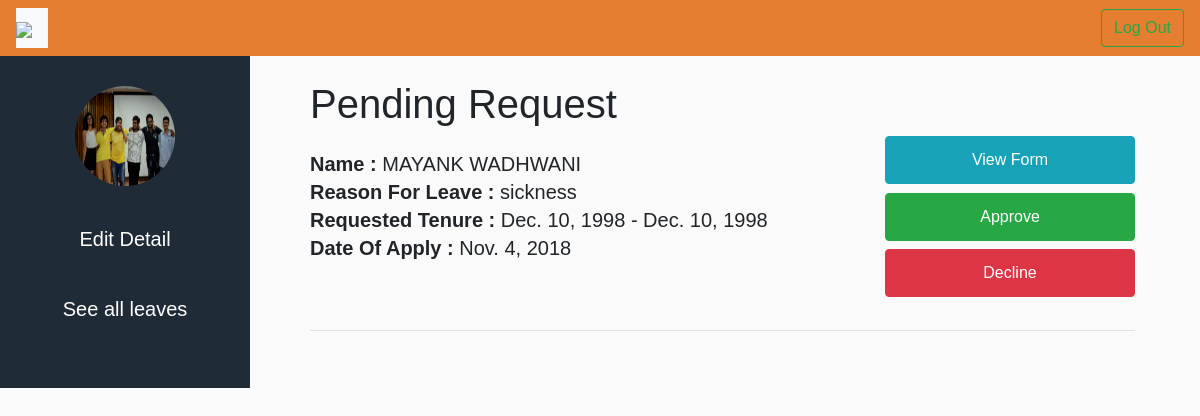
Screenshot of /leave/leaves/authorized/info/ (signed in) with the database file from the repository.
### leave_portal/models.py (models this page shows, shortened)
class Authorized(models.Model):
    name = models.CharField(max_length=200, blank=True, default="")
    profile_pic = models.ImageField(upload_to='faculty', blank=True, null=True, default=" ")
    webmail = models.CharField(max_length=128, blank=False)
    mob_num = models.CharField(max_length=128, blank=False)
    class Meta:
        abstract = True

class Dppc(Authorized):
    user = models.OneToOneField(CustomUser, on_delete=models.CASCADE, related_name='dpppc')
    dppc_id = models.CharField(max_length=128, blank=False)

class ApplyLeave(models.Model):
    student = models.ForeignKey(Student, on_delete=models.CASCADE, related_name='applyleaves')
    LeaveFrom = models.DateField()
    LeaveTo = models.DateField()
    TypeOfLeave = models.CharField(max_length=255, choices=TYPEOFLEAVE, blank=False, default="")
    ReasonForLeave = models.CharField(max_length=200)
    Doc1 = models.FileField(upload_to='documents', blank=True, null=True)
    Doc2 = models.FileField(upload_to='documents', blank=True, null=True)
    AddressWhileOnLeave = models.CharField(max_length=200)
    PhoneNumberWhileOnLeave = models.CharField(max_length=20)
    DateOfApply = models.DateField(default=datetime.now)
    flag = models.IntegerField(default=0)
    SentTo = MultiSelectField(choices=SENT_TO)
    ApprovedStatus = models.CharField(max_length=100,choices=STATUS,default="pending")

class Student(models.Model):
    user = models.OneToOneField(CustomUser, on_delete=models.CASCADE, related_name='students')
    name = models.CharField(max_length=200, blank=True, default="")
    profile_pic = models.ImageField(upload_to='student', blank=True, null=True)
    roll_no = models.CharField(max_length=128, blank=False, default=" ", unique=True)
    gender = models.CharField(max_length=30, choices=GENDER, blank=False)
    webmail = models.CharField(max_length=128, blank=False, unique=True)
    course = models.CharField(max_length=128, choices=COURSE, blank=True)
    acedemic_year = models.IntegerField(choices=ACADEMIC_YEAR, default=0)
    present_semester = models.IntegerField(choices=SEMESTER, null=True, blank=True)
    hostel_name = models.CharField(max_length=255, choices=HOSTEL_CHOICES, blank=True, default="")
    room_number = models.CharField(max_length=10, blank=True, default="")
    mob_number = models.CharField(max_length=15, blank=False, default=" ")
    emergency_mob_num = models.CharField(max_length=15, blank=True, default=" ")
    TA_instructor = models.ForeignKey(Faculty,max_length=200,on_delete=models.CASCADE , related_name='TA')
    Supervisor_1 = models.ForeignKey(Faculty, max_length=200,on_delete=models.CASCADE , related_name='Supervisor')
    Ordinary = models.IntegerField( blank=False, default=15)
    Ordinary1 = models.IntegerField( blank=False, default=15)
    Medical = models.IntegerField( blank=False, default=15)
    Acedemic = models.IntegerField( blank=False, default=30)
    Maternity = models.IntegerField( blank=False, default=135)
    Paternity = models.IntegerField( blank=False, default=15)
    class Meta:
        ordering =['roll_no']
    def __str__(self):
        return self.name

### leave_portal/views.py (the view, shortened to what this page needs)
# urls.py: path('leaves/authorized/info/' , views.AuthorizedLeaveInfo , name="AuthorizedLeavePortal"),
def AuthorizedLeaveInfo(request):
    if request.user.person=='dppc':
        authorized = models.Dppc.objects.get(user=request.user)
        forms=models.ApplyLeave.objects.filter(flag=3,ApprovedStatus='pending')
        return render(request,'leave_portal/authorizedLeaveInfo.html',{'user':request.user , 'authorized':authorized, 'forms':forms})
    elif request.user.person=='hod':
        authorized = models.Hod.objects.get(user=request.user)
        forms=models.ApplyLeave.objects.filter(flag=5,ApprovedStatus__iexact='pending')
        return render(request,'leave_portal/authorizedLeaveInfo.html',{'user':request.user , 'authorized':authorized, 'forms':forms})
    elif request.user.person=='staff':
        authorized = models.Staff.objects.get(user=request.user)
        forms=models.ApplyLeave.objects.filter(flag=4,ApprovedStatus__iexact='pending')
        return render(request,'leave_portal/authorizedLeaveInfo.html',{'user':request.user , 'authorized':authorized , 'forms':forms})

### leave_portal/templates/leave_portal/authorizedLeaveInfo.html
{% extends "base_generic.html" %}
{% load static %}
{% block css %}
  <link rel="stylesheet" href="{% static 'leave_portal/css/stud_dashboard.css' %}">
{% endblock %}
{% block content %}
<div class="wrapper">
    <nav id="sidebar">
        <ul class="list-unstyled components">
          <p><img class="profile" src="/media/{{authorized.profile_pic}}" ></p>
          {% if authorized %}
            {% if authorized.dppc_id %}
              <a href="{% url 'leave_portal:dppc_detail_update' authorized.id %}"><p class="options">Edit Detail</p></a>
            {% elif authorized.hod_id %}
              <a href="{% url 'leave_portal:hod_detail_update' authorized.id %}"><p class="options">Edit Detail</p></a>
            {% elif authorized.staff_id %}
              <a href="{% url 'leave_portal:staff_detail_update' authorized.id %}"><p class="options">Edit Detail</p></a>
            {% elif authorized.faculty_id %}
              <a href="{% url 'leave_portal:faculty_detail_update' authorized.id %}"><p class="options">Edit Detail</p></a>
            {% endif %}
          {% endif %}
          <a href="{% url 'leave_portal:AuthorizedLeavePortal' %}"><p class="options">See all leaves</p></a>
        </ul>
    </nav>
    <div id="page-content-wrapper">
        <h1>Pending Request</h1>
        {% if forms %}
        {% for form in forms %}
          <div class="Requests">
            <div class = "row">
              <div class = "information col-lg-10 col-md-10 col-sm-12">
                 <span style="font-weight:bold;">Name : </span> {{form.student}} <br />
                  <span style="font-weight:bold;">Reason For Leave :</span> {{form.ReasonForLeave}} <br />
                  <span style="font-weight:bold;">Requested Tenure :</span> {{form.LeaveFrom}} - {{form.LeaveTo}} <br />
                  <span style="font-weight:bold;">Date Of Apply :</span> {{form.DateOfApply}} <br />
              </div>
              <div class = "col-lg-2 col-md-2 col-sm-12">
                <button class="requestbutton btn btn-info" onclick="window.location='{% url 'leave_portal:leave_info' form.id %}'" type="button" class="btn btn-sm ">View Form</button>
                <button class="requestbutton btn btn-success" onclick="window.location='{% url 'leave_portal:Approve' form.id %}'" type="button" class="btn btn-sm ">Approve</button>
                <button class="requestbutton btn btn-danger" onclick="window.location='{% url 'leave_portal:Decline' form.id %}'" type="button" class="btn btn-sm ">Decline</button>
              </div>
            </div>
          </div>
          <hr width="125%" class="my-4">
        {% endfor %}
        {% else %}
        <p class="jumbotron">No Leave Requests Right Now !!</p>
        {% endif %}
    </div>
</div>
{% endblock%}

### leave_portal/static/leave_portal/css/styles.css (style rules this page uses)
body { font-family: 'Lato', 'sans-serif'; }

### leave_portal/static/leave_portal/css/stud_dashboard.css (style rules this page uses)
body { font-family: 'Poppins', sans-serif; background: #fafafa; }
p { font-family: 'Poppins', sans-serif; font-size: 1.1em; font-weight: 300; line-height: 1.7em; color: #999; }
.profile { border-radius: 50%; height:100px; width:100px; }
#page-content-wrapper { padding-left:5%; padding-top:2%; font-size: 20px; width:60%; }
.components { text-align: center !important; }
a, a:hover, a:focus { color: inherit; text-decoration: none; transition: all 0.3s; }
.wrapper { display: flex; align-items: stretch; height: 100% !important; }
#sidebar { min-width: 250px; background-color: rgb(31, 43, 55); }
#sidebar { color: #fff!important; transition: all 0.3s; }
#sidebar ul.components { padding: 20px 0; }
#sidebar ul p { color: #fff !important; padding: 10px; font-size: 20px; }
.Requests { width : 100%; margin-button : 10%; }
.information { padding-top:2%; line-height:140%; }
.requestbutton { width : 250px !important; height : 48px!important; font-weight:200; margin-bottom:10%; }

### rows the page displays
Dppc: profile_pic (picture)
ApplyLeave: student "MAYANK WADHWANI", ReasonForLeave "sickness", LeaveFrom "Dec. 10, 1998", LeaveTo "Dec. 10, 1998", DateOfApply "Nov. 4, 2018"
